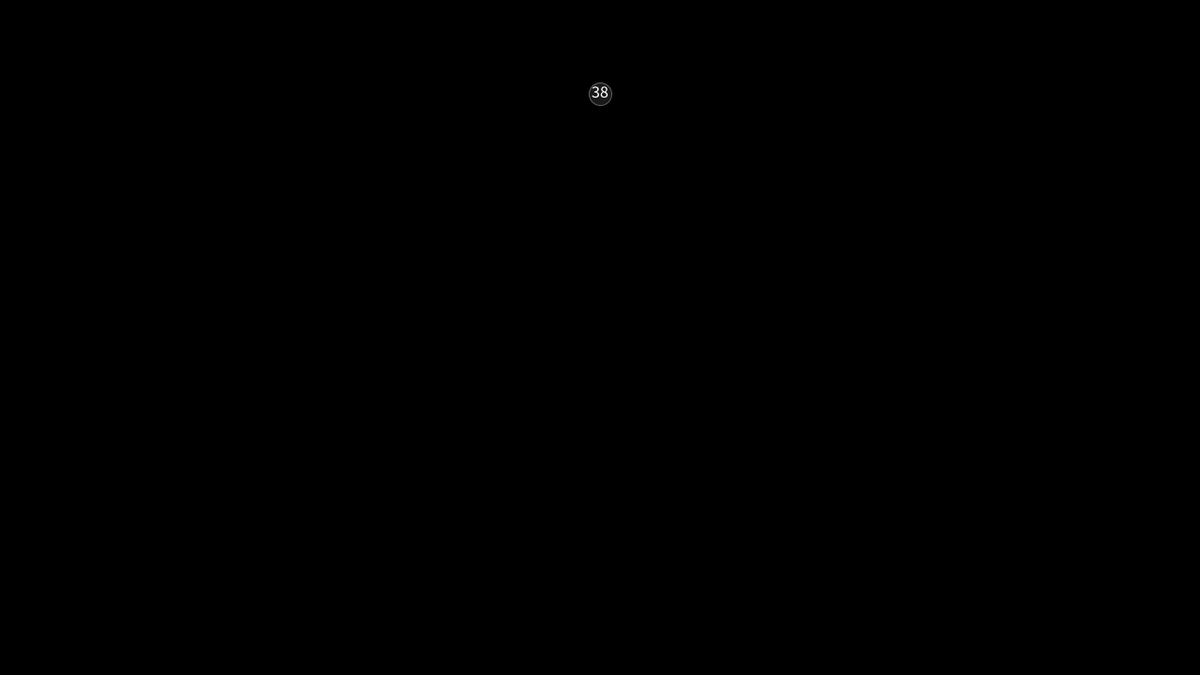
Frame 1 (no input)
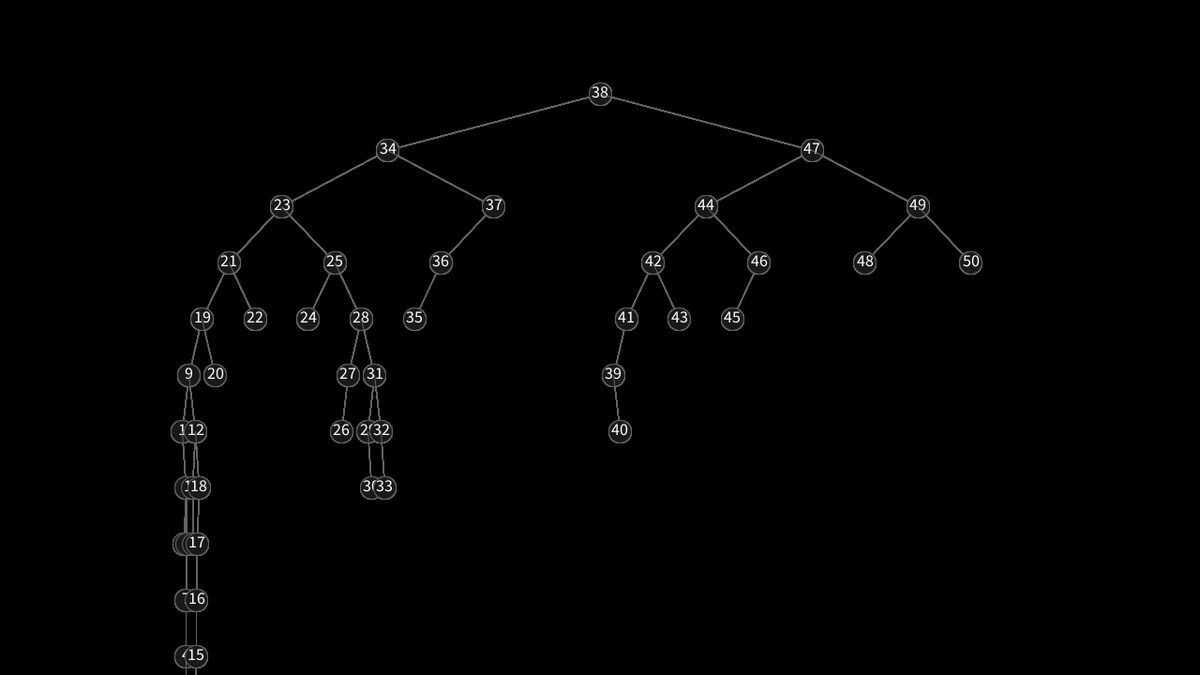
Frame 60 (the mouse pressed at the canvas centre just before this capture)
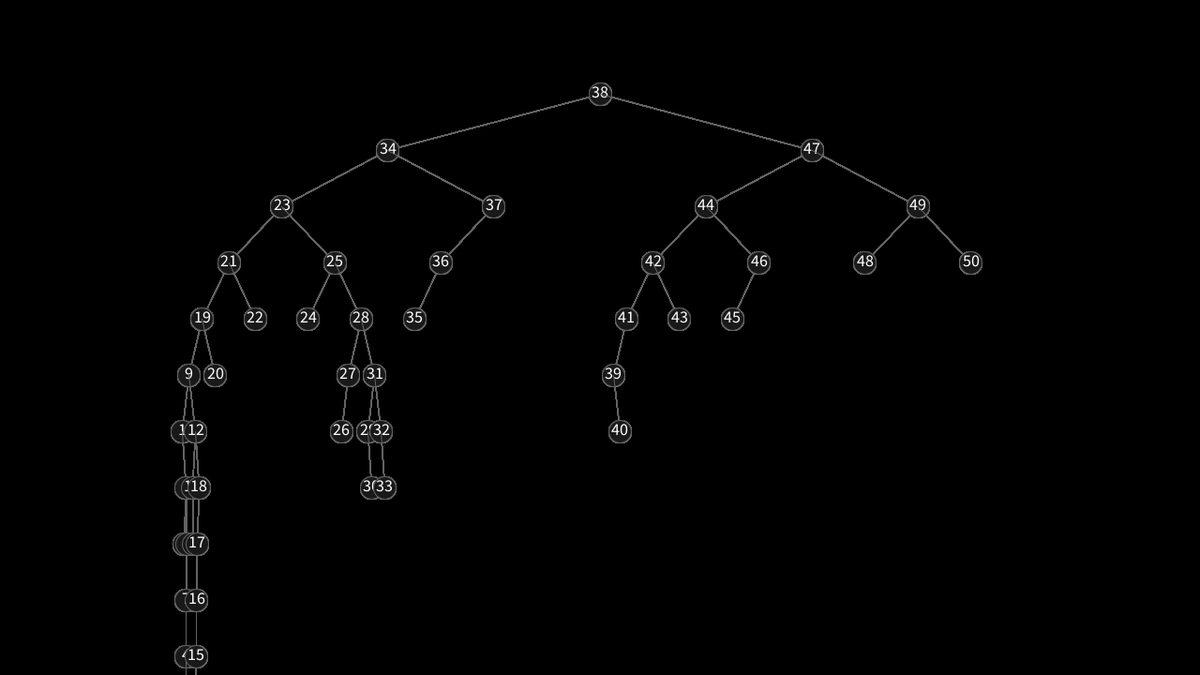
Frame 120 (the mouse held since frame 60 and released just before this capture)

The Processing sketch that drew these frames (run headless with seeded random() and noise(); from frame 60 on, the mouse is pressed at the canvas centre):

// Processing sketch: binaryTree
// ── binaryTree.pde
class Tree {
  public Node root = null;

  public void traverse(){
    this.root.visit(this.root);
  }

  public void addValue(int val) {
    var n = new Node(val);
    if (this.root == null) {
      this.root = n;
      this.root.x = width / 2;
      this.root.y = 100;
    } else {
      this.root.createNode(n);
    }
  }
}

class Node {
  int value;
  Node left;
  Node right;
  float distance;
  float x;
  float y;

  public Node(int val) {
    this.value = val;
    this.left = null;
    this.right = null;
    this.distance = 2.5;
    this.x = 0;
    this.y = 0;
  }
  
  public void visit(Node parent){
    if (this.left != null) {
      this.left.visit(this);
    }
    
    stroke(100);
    line(parent.x, parent.y, this.x, this.y);

    fill(25);
    ellipse(this.x, this.y, 24, 24);
    noStroke();
    
    fill(255);
    textAlign(CENTER);
    
    textSize(18);
    
    text(this.value, this.x, this.y + 4);
  
    if (this.right != null) {
      this.right.visit(this);
    }
  
  }

  public void createNode(Node n) {
    if (n.value < this.value) {
      if (this.left == null) {
        this.left = n;
        this.left.x = this.x - (width / pow(2, n.distance));
        this.left.y = this.y + (height / 12);
      } else {
        n.distance++;
        this.left.createNode(n);
      }
    } else if (n.value > this.value) {
      if (this.right == null) {
        this.right = n;
        this.right.x = this.x + (width / pow(2, n.distance));
        this.right.y = this.y + (height / 12);
      } else {
        n.distance++;
        this.right.createNode(n);
      }
    }
  }
}

Tree tree;
IntList values;

void setup() {
  size(1280, 720);
  background(0);
  
  tree = new Tree();

  values = new IntList();

  for(int i=0;i<50;i++){
    values.append(i+1);
  }
  
  values.shuffle();
}

int i = 0;
void draw(){

  if(i<49){
    tree.addValue(values.get(i));
    i++;
  }

  tree.traverse();
}
